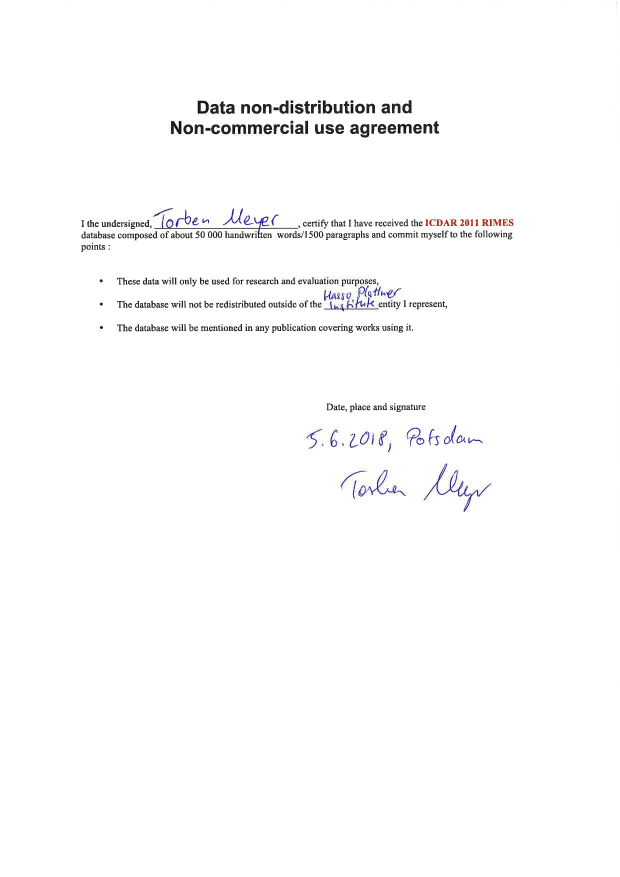
#> input picture research/regions/images/scan.jpg, 1240 x 1753 px (shown at 1/2 size)
$ python MSERRegionExtractor.py
#> lines starting #> are read from the running program, lines starting #| are printed output that depends on the picture; after the words box and inside, x2 and y2 are one past the last pixel; in counts of white or black regions, pixels touching at a corner belong together
#> further down, img is the input picture: shape (1753, 1240, 3); mean B, G, R 251.6, 251.5, 251.6
import cv2
import numpy as np
from sklearn.cluster import DBSCAN

ORIENTATION_LANDSCAPE = 0
ORIENTATION_PORTRAIT = 1

##################
# REGION DETECTION ALGORITHM
#   1. Thresholding
#


class Region(object):
    # [4 lines left out: function __init__, not called in this run]


class RegionExtractor(object):

    def __init__(self, img):
        self.original = img
        self._mser_max_area = int(img.shape[0]*img.shape[1]/2)
#> self._mser_max_area = 1086860
        self._mser_min_area = 0
        self._threshold_kernel = 51
        self._cluster_y_eps = 0.5
        self._cluster_x_eps = 2.0
        self._min_region_area = img.shape[0]*img.shape[1]/10000.0
#> self._min_region_area = 217.4

        if np.max(self.original.shape[:2]) < 800 or np.max(self.original.shape[0:2]) < 533:
            print("Please provide the image in a higher resolution")
            exit()

    def _threshold(self, img):
        mean = np.mean(img, axis=(0, 1))
#> mean = 251.6
        return cv2.adaptiveThreshold(img, 255, cv2.ADAPTIVE_THRESH_GAUSSIAN_C,
                                     cv2.THRESH_BINARY_INV, self._threshold_kernel, mean/4)
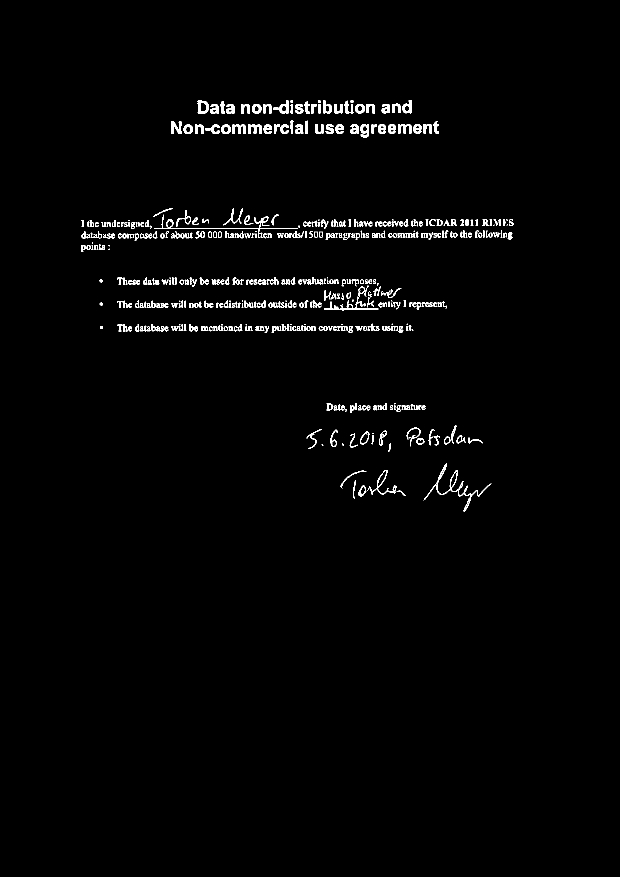
#> returned value: shape (1753, 1240) (shown at 1/2 size); 1.5% white; 463 white regions (50 under 20 px), largest, box (x1, y1, x2, y2) and area: (847, 927, 983, 1024) 969, (309, 429, 596, 476) 921, (648, 593, 757, 622) 472

    def _mser(self, img, max_area=14400, min_area=0):
#> (the run stopped early here; a loop or call above may not have finished)
